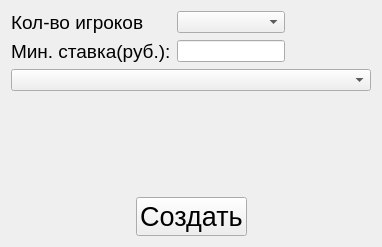
<?xml version="1.0" encoding="UTF-8"?>
<ui version="4.0">
 <class>createGameTableWindow</class>
 <widget class="QWidget" name="createGameTableWindow">
  <property name="geometry">
   <rect>
    <x>0</x>
    <y>0</y>
    <width>382</width>
    <height>247</height>
   </rect>
  </property>
  <property name="windowTitle">
   <string>Form</string>
  </property>
  <layout class="QVBoxLayout" name="verticalLayout">
   <item>
    <layout class="QGridLayout" name="gridLayout">
     <item row="1" column="3">
      <spacer name="horizontalSpacer_4">
       <property name="orientation">
        <enum>Qt::Horizontal</enum>
       </property>
       <property name="sizeHint" stdset="0">
        <size>
         <width>40</width>
         <height>20</height>
        </size>
       </property>
      </spacer>
     </item>
     <item row="0" column="0">
      <widget class="QLabel" name="label">
       <property name="font">
        <font>
         <family>Segoe UI</family>
         <pointsize>14</pointsize>
        </font>
       </property>
       <property name="text">
        <string>&lt;html&gt;&lt;head/&gt;&lt;body&gt;&lt;p&gt;Кол-во игроков&lt;/p&gt;&lt;/body&gt;&lt;/html&gt;</string>
       </property>
      </widget>
     </item>
     <item row="1" column="0">
      <widget class="QLabel" name="label_2">
       <property name="font">
        <font>
         <family>Segoe UI</family>
         <pointsize>14</pointsize>
        </font>
       </property>
       <property name="text">
        <string>Мин. ставка(руб.):</string>
       </property>
      </widget>
     </item>
     <item row="0" column="3">
      <spacer name="horizontalSpacer_3">
       <property name="orientation">
        <enum>Qt::Horizontal</enum>
       </property>
       <property name="sizeHint" stdset="0">
        <size>
         <width>40</width>
         <height>20</height>
        </size>
       </property>
      </spacer>
     </item>
     <item row="0" column="1">
      <widget class="QComboBox" name="comboBox"/>
     </item>
     <item row="1" column="1">
      <widget class="QLineEdit" name="lineEdit_2"/>
     </item>
    </layout>
   </item>
   <item>
    <widget class="QComboBox" name="selectGame"/>
   </item>
   <item>
    <spacer name="verticalSpacer">
     <property name="orientation">
      <enum>Qt::Vertical</enum>
     </property>
     <property name="sizeHint" stdset="0">
      <size>
       <width>20</width>
       <height>40</height>
      </size>
     </property>
    </spacer>
   </item>
   <item>
    <layout class="QHBoxLayout" name="horizontalLayout">
     <item>
      <spacer name="horizontalSpacer">
       <property name="orientation">
        <enum>Qt::Horizontal</enum>
       </property>
       <property name="sizeHint" stdset="0">
        <size>
         <width>40</width>
         <height>20</height>
        </size>
       </property>
      </spacer>
     </item>
     <item>
      <widget class="QPushButton" name="pushButton">
       <property name="font">
        <font>
         <family>Segoe UI</family>
         <pointsize>20</pointsize>
        </font>
       </property>
       <property name="text">
        <string>Создать</string>
       </property>
      </widget>
     </item>
     <item>
      <spacer name="horizontalSpacer_2">
       <property name="orientation">
        <enum>Qt::Horizontal</enum>
       </property>
       <property name="sizeHint" stdset="0">
        <size>
         <width>40</width>
         <height>20</height>
        </size>
       </property>
      </spacer>
     </item>
    </layout>
   </item>
  </layout>
 </widget>
 <resources/>
 <connections/>
</ui>
